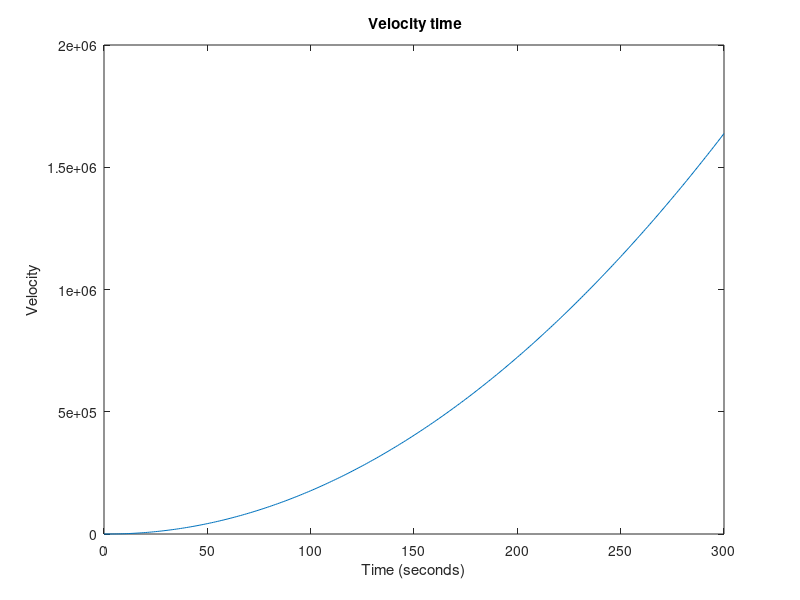

Reproduce this figure in MATLAB.
clear all;
%close all;
clc

p = 1.2;    
A = 0.09;   % Cross Sec Area
cw = 0.4;   % Numerial Drag Co-efficient
k = 0.0216;  %0.25 %0.0216
g = 9.81;     
m = 3;      % Mass of projectile
z(1) = 0; 

% t1 = 0:1:30;
for t = 1:300
        z(t+1) = z(t) + 1* ((m/k)*log(cosh(t*sqrt(k*g/m))));%Forward Euler Formula
%         z(t) = abs(z(t));
        
end



t = 0:300;
plot (t,z)
xlabel('Time (seconds)')
ylabel('Velocity')
title(' Velocity time')

% syms v(t)
% ode = diff(v,t) == g-(k/m)*(-250).^2;
% ySol(t) = abs(dsolve(ode))
% 
% t = 0:30;
% plot (t,v)
% hold on
%  plot(t,ySol(t))
